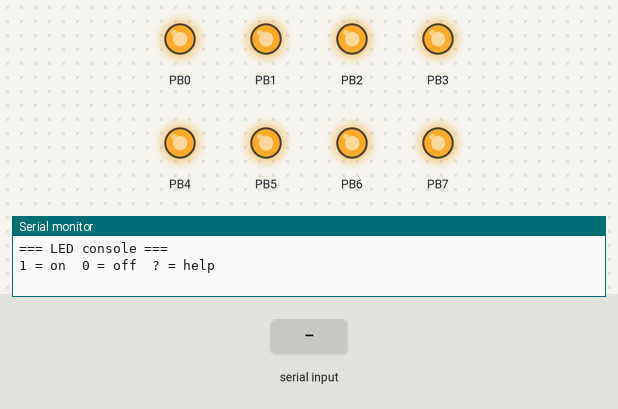
Bench run of a program on a simulated ATmega128, built with avr-gcc and emulated at 14.7456 MHz. Shown: output pins drawn as LEDs (lit = HIGH), the last lines printed to the serial monitor. The inputs (shaded band) are chosen by the test bench.

Above: at 1.2 s.
1.3 s: "1\n" received over Serial
At 1.6 s:
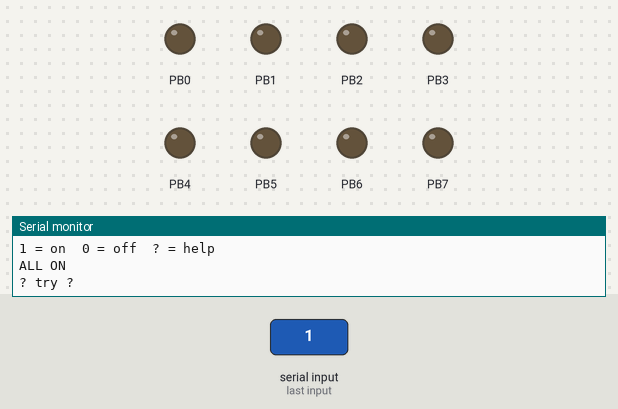
2.8 s: "0\n" received over Serial
At 4.0 s:
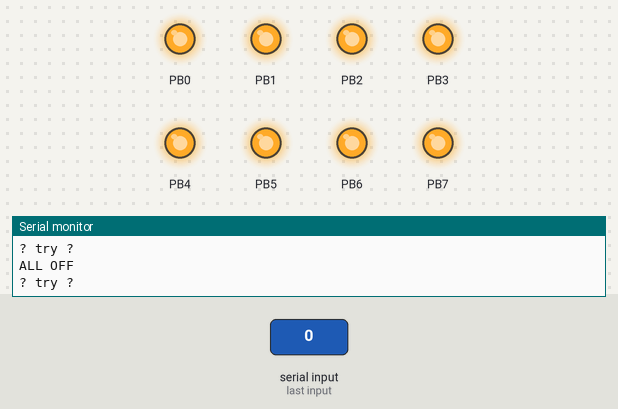
Timing chart, 0 to 5.8 s (numbered marks = the images above; inputs shaded):
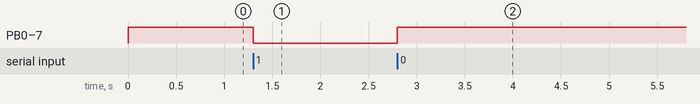

The program:

main.c
```c
/*
 * homework3.c
 *
 * 2일차 오후 실습 3 — 명령으로 LED 를 하나씩 제어한다
 *
 *  실습 2 는 여덟 개를 한꺼번에 켰다. 이번에는 번호로 하나씩 고른다.
 *  PC <-> 보드 양방향이 완성되는 지점 — 3일차 통합 프로젝트의 디버깅 콘솔이 된다.
 *
 *  줄바꿈은 CR+LF 로 보낸다. uart_puts 가 LF 앞에 CR 을 붙여 주므로
 *  문자열에는 "\n" 만 적으면 된다.
 */
#define F_CPU 14745600UL

#include <avr/interrupt.h>
#include "utils/led.h"
#include "utils/uart.h"

#define TXBUF 64

static volatile char txbuf[TXBUF];
static volatile uint8_t head,tail;

ISR(USART1_UDRE_vect)
{
	if(head == tail)
		UCSR1B &= ~(1<<UDRIE1);
	else
		UDR1 = txbuf[tail++ & (TXBUF -1)];
}

void uart_putchar_nb(char c){
	while((uint8_t)(head-tail)>=TXBUF);
	txbuf[head++ & (TXBUF -1)] = c;
	UCSR1B|=(1<<UDRIE1);
}
/* 문자열도 링 버퍼 버전을 쓰게 새로 만듦 */
void uart_puts_nb(const char *s)
{
	while (*s) {
		if (*s == 0x0A) uart_putchar_nb(0x0D);  /* LF 앞에 CR */
		uart_putchar_nb(*s++);
	}
}

static void handle_cmd(uint8_t c)
{
   switch (c) {
	   case '1': led_write(0xFF); uart_puts_nb("ALL ON\n");  break;
	   case '0': led_write(0x00); uart_puts_nb("ALL OFF\n"); break;
	   case '?': uart_puts_nb("1 = on  0 = off\n");          break;
	   default:  uart_puts_nb("? try ?\n");                  break;
   }
}

int main(void)
{
    uint8_t rx;
    led_init();
    uart_init();
    sei();
    uart_puts_nb("=== LED console ===\n");
    uart_puts_nb("1 = on  0 = off  ? = help\n");   /* 주석과 맞춤 */
    while (1) {
	    if (uart_get_event(&rx) & UART_EVENT_RX)
	    handle_cmd(rx);
    }
}

/*  확인할 것
 *    · '3' 을 두 번 보내면 D4 가 켜졌다 꺼지는가
 *    · 여러 번호를 보내면 각각 따로 기억되는가
 *    · 숫자가 아닌 글자에 도움말이 나오는가
 *
 *  여기서 얻는 것
 *    · PC <-> 보드 양방향 통신의 뼈대
 *    · 프로토콜 설계의 가장 작은 형태 (명령 · 응답)
 */
```

board.h
```c
/*
 * board.h — SDK ATMEGA128A 2020 (Rev 1.0) 보드 정의
 *
 *  회로도 : ../SDK_Atmega128.pdf
 *  퓨즈   : ../ATmega128 키트 퓨즈 설정.pptx
 *           LFUSE = 0x3F · HFUSE = 0xCF · EFUSE = 0xFF
 *           (CKSEL=1111 8~16MHz 외부 크리스털 · SUT=11 · CKOPT=0 풀스윙
 *            JTAGEN=1 → PF4~PF7 도 일반 GPIO · BOD 4.0V · SPIEN 유지)
 *
 *  이 파일 하나만 고치면 배선이 바뀌어도 나머지 코드는 그대로 쓴다.
 *
 *  ─────────────────────────────────────────────────────────────────────
 *  장치              연결                              극성 · 비고
 *  ─────────────────────────────────────────────────────────────────────
 *  LED  D1~D8        PB0 ~ PB7                         Active-Low
 *                    +5V - 1kΩ - LED - PBn             0 = 점등
 *  스위치 SW2~SW5    PE4 ~ PE7  (INT4 ~ INT7)          Active-Low
 *                    10kΩ 풀업 + 0.1uF                 누르면 0
 *  FND 세그먼트      PORTC   A=PC0 … G=PC6, DP=PC7     공통 애노드(CA)
 *                    각 세그먼트에 330Ω                0 = 점등
 *  FND 자리 COM1~4   PD4 ~ PD7                         1 = 그 자리 선택
 *  부저 BUZ          PG3   (반대쪽 1kΩ → +5V)          수동형 · 구형파를 줘야 운다
 *  TEXT LCD          RS=PG0 · R/W=PG1 · E=PG2          8비트 모드
 *                    D0~D7 = PA0 ~ PA7                 대비 VR1
 *  UART1 (USB)       RXD1=PD2 · TXD1=PD3               FT232RL → USB Micro
 *  UART0 (RS232)     RXD0=PE0 · TXD0=PE1               MAX232 → J6 (ISP 공유)
 *  PWM               OC3A = PE3  (Timer3)              D9 Active-Low
 *                                                       → Inverting 모드
 *  ADC  가변저항 VR3 PF0 = ADC0
 *  ADC  조도센서 CDS PF1 = ADC1                        밝을수록 값 ↑
 *  기준 전압         AREF ≈ AVCC = +5V                 REFS1:0 = 01
 *  확장 포트 J2      PF2 ~ PF7
 *  ISP  J4           MISO=PE1 · MOSI=PE0 · SCK=PB1 · /RST
 *  크리스털 X1       14.7456 MHz
 *  ─────────────────────────────────────────────────────────────────────
 */

#ifndef BOARD_H_
#define BOARD_H_

/* 반드시 <util/delay.h> 나 UART 계산보다 먼저 정의되어야 한다.
   프로젝트 속성(Symbols)에 F_CPU=14745600UL 을 넣는 것을 권장한다. */
#ifndef F_CPU
#define F_CPU 14745600UL
#endif

/* ---------------------------------------------------------- LED (PORTB) */
#define LED_DDR         DDRB
#define LED_PORT        PORTB
#define LED_COUNT       8
/* Active-Low : 0 을 쓰면 켜진다 */

/* ---------------------------------------------------------- 스위치 (PORTE) */
#define BTN_DDR         DDRE
#define BTN_PORT        PORTE
#define BTN_PIN         PINE
#define BTN_MASK        0xF0          /* PE4 ~ PE7 */
#define BTN_PIN_BASE    4             /* SW2 → PE4 이므로 핀 = 번호 + 2 */
#define BTN_NUM_BASE    2             /* app 은 SW2 ~ SW5 로 부른다 */
#define BTN_COUNT       4

/* ---------------------------------------------------------- FND */
#define FND_SEG_DDR     DDRC          /* 세그먼트 A~DP */
#define FND_SEG_PORT    PORTC
#define FND_COM_DDR     DDRD          /* 자리 선택 COM1~COM4 = PD4~PD7 */
#define FND_COM_PORT    PORTD
#define FND_COM_MASK    0xF0
#define FND_COM_BASE    4             /* COM1 = PD4 */
#define FND_DIGITS      4

/* ---------------------------------------------------------- 부저 */
#define BUZZER_DDR      DDRG
#define BUZZER_PORT     PORTG
#define BUZZER_BIT      PG3           /* Active-High · 수동형(구형파 필요) */

/* ---------------------------------------------------------- CLCD */
#define LCD_DATA_DDR    DDRA
#define LCD_DATA_PORT   PORTA
#define LCD_DATA_PIN    PINA
#define LCD_CTRL_DDR    DDRG
#define LCD_CTRL_PORT   PORTG
#define LCD_RS          PG0
#define LCD_RW          PG1
#define LCD_E           PG2

/* ---------------------------------------------------------- ADC */
#define ADC_PIN_VR      0             /* PF0 */
#define ADC_PIN_CDS     1             /* PF1 */

/* ---------------------------------------------------------- PWM */
#define PWM_DDR         DDRE
#define PWM_BIT         PE3           /* OC3A */

#endif /* BOARD_H_ */
```

btn.c
```c
/*
 * btn.c — 스위치 드라이버
 *
 *  회로 : +5V ─ 10kΩ ─ (PEn) ─ 택트스위치 ─ GND,  PEn 에 0.1uF 병렬
 *         누르지 않음 -> 1,  누름 -> 0   (Active-Low)
 *         0.1uF 이 잡음을 조금 눌러 주지만 채터링을 없애지는 못한다.
 *
 *  PE4~PE7 은 INT4~INT7 이므로 트리거 설정은 EICRB 를 쓴다.
 *  (INT0~INT3 은 EICRA — 이 보드에서는 PD0·PD1 이 연결되어 있지 않다)
 */
#include <avr/io.h>
#include <avr/interrupt.h>
#include "board.h"
#include "btn.h"

/* ISR 이 쓰고 main 이 읽는다 — volatile 필수 */
// static이라서 메인이 보고싶다한들 볼수가 없다.
static uint8_t btn_event = 0;
uint8_t count = 0;

ISR(INT4_vect) {
	btn_event |= BTN_EVENT_SW2;
	count++;
}   /* SW2 */
ISR(INT5_vect) { btn_event |= BTN_EVENT_SW3; }   /* SW3 */
ISR(INT6_vect) { btn_event |= BTN_EVENT_SW4; }   /* SW4 */
ISR(INT7_vect) { btn_event |= BTN_EVENT_SW5; }   /* SW5 */

void btn_init(void)
{
    BTN_DDR  &= ~BTN_MASK;      /* PE4 ~ PE7 을 입력으로 */
    BTN_PORT &= ~BTN_MASK;      /* 내부 풀업은 끈다 — 보드에 외부 풀업이 있다 */
}

uint8_t btn_is_pressed(uint8_t n)
{
    /* n = 2~5  ->  PE4~PE7 */
    uint8_t bit = (uint8_t)(n - BTN_NUM_BASE + BTN_PIN_BASE);
    return (BTN_PIN & (1 << bit)) == 0;      /* 눌리면 0 이므로 뒤집는다 */
}

uint8_t btn_get_edge(uint8_t n)
{
    static uint8_t prev[BTN_COUNT] = {0, 0, 0, 0};
    uint8_t idx  = (uint8_t)(n - BTN_NUM_BASE);
    uint8_t curr = btn_is_pressed(n);
    uint8_t edge = (prev[idx] == 0) && (curr == 1);

    prev[idx] = curr;
    return edge;
}

void btn_int_enable(void)
{
    /* ① 트리거 조건 — INT4~INT7 을 하강 에지로 (ISCn1:ISCn0 = 10) */
    EICRB &= ~((1 << ISC40) | (1 << ISC50) | (1 << ISC60) | (1 << ISC70));
    EICRB |=  ((1 << ISC41) | (1 << ISC51) | (1 << ISC61) | (1 << ISC71));

    /* ② 설정 중에 생긴 묵은 요청을 지운다 — 플래그는 1 을 써서 지운다 */
    EIFR  = (1 << INTF4) | (1 << INTF5) | (1 << INTF6) | (1 << INTF7);

    /* ③ 개별 허용 */
    EIMSK |= (1 << INT4) | (1 << INT5) | (1 << INT6) | (1 << INT7);

    /* 전역 허용 sei() 는 모든 드라이버 초기화가 끝난 뒤 main 에서 한 번만 */
}

uint8_t btn_get_events(void)
{
    uint8_t sreg = SREG;        /* 현재 인터럽트 허용 상태를 기억 */
    uint8_t ev;

    cli();                      /* 읽고 지우는 사이에 끼어들지 못하게 */
    ev = btn_event;
    btn_event = 0;
    SREG = sreg;                /* 원래 상태로 복원 (sei() 가 아니다) */

    return ev;
}
```

btn.h
```c
/*
 * btn.h — 스위치 드라이버 (SDK ATMEGA128A)
 *
 *      SW2 → PE4 (INT4)      SW4 → PE6 (INT6)
 *      SW3 → PE5 (INT5)      SW5 → PE7 (INT7)
 *
 *  보드에 10kΩ 풀업 + 0.1uF 이 달려 있어 누르지 않으면 1, 누르면 0 이다.
 *  드라이버가 반전해서 "눌렸다 = 1" 로 돌려준다.
 *
 *  app 은 보드에 인쇄된 이름(SW2~SW5)을 그대로 쓴다.
 */

#ifndef BTN_H_
#define BTN_H_

#include <stdint.h>

/* app 이 쓰는 버튼 번호 — 보드 실크와 같다 */
#define BTN_SW2         2
#define BTN_SW3         3
#define BTN_SW4         4
#define BTN_SW5         5

#define BTN_EVENT_SW2   (1 << 0)      /* PE4 / INT4 */
#define BTN_EVENT_SW3   (1 << 1)      /* PE5 / INT5 */
#define BTN_EVENT_SW4   (1 << 2)      /* PE6 / INT6 */
#define BTN_EVENT_SW5   (1 << 3)      /* PE7 / INT7 */

void    btn_init(void);                 /* 입력 설정만 — 인터럽트는 아직 */
uint8_t btn_is_pressed(uint8_t n);      /* n : 2 ~ 5, 눌려 있으면 1 */
uint8_t btn_get_edge(uint8_t n);        /* 방금 눌린 순간에만 1 (폴링용) */

void    btn_int_enable(void);           /* INT4 ~ INT7 하강 에지 허용 */
uint8_t btn_get_events(void);           /* 쌓인 이벤트를 읽고 지운다 */

#endif /* BTN_H_ */
```

homework1.c
```c
/*
 * homework1.c
 *
 * 2일차 오전 실습 1 — 폴링과 인터럽트 비교
 *
 *  2일차 오전 : INT4 ~ INT7 · ISR · 이벤트 플래그 패턴
 *  보드       : SW2 = PE4 = INT4  (Active-Low, 하강 에지)
 *
 *  LED 가 한 칸씩 흐르는 동안 SW2 를 짧게 눌러 본다.
 *  폴링이라면 _delay_ms 안에 있는 동안 눌림을 놓치지만,
 *  인터럽트는 ISR 이 플래그를 설정해 두므로 다음 바퀴에 반드시 반영된다.
 */
#define F_CPU 14745600UL

#include <avr/interrupt.h>
#include <util/delay.h>
#include "led.h"
#include "btn.h"

int main1(void)
{
    uint8_t pos     = 0;
    uint8_t running = 1;

    led_init();
    btn_init();
    btn_int_enable();

    sei();                              /* 초기화가 모두 끝난 뒤 딱 한 번 */

    while (1) {
        if (btn_get_events() & BTN_EVENT_SW2)   /* 쌓인 눌림을 받는다 */
            running = !running;                 /* 멈춤 / 재개 */

        if (running) {
            led_write((uint8_t)(1 << pos));
            if (++pos >= 8)
                pos = 0;
        }

        _delay_ms(150);                 /* 이 안에서 눌러도 놓치지 않는다 */
    }
}

/*
 *  관찰할 것
 *   1) _delay_ms 가 도는 중에 짧게 눌러도 다음 바퀴에 멈춘다
 *   2) ISR(INT4_vect) 안에 breakpoint 를 걸어 실제로 불리는지 확인한다
 *   3) 한 번 눌렀는데 두 번 처리되는 일이 있다 — 채터링이다
 *      해결은 3일차 Timer 로 시간 기준을 만든 뒤에
 *   4) btn.c 의 btn_event 에서 volatile 을 빼고 -O2 로 빌드해 보라
 */
```

homework2.c
```c
/*
 * homework2.c
 *
 * 2일차 오전 실습 2 — 버튼 네 개를 동시에 처리
 *
 *  벡터 네 개(INT4~INT7)를 모두 쓰고, main 은 btn_get_events() 한 곳에서 받는다.
 *  보드 : SW2~SW5 = PE4~PE7 = INT4~INT7 (Active-Low, 하강 에지)
 *
 *  버튼 하나가 LED 하나를 토글한다. 두 버튼을 거의 동시에 누르면
 *  한 번의 btn_get_events() 로 두 비트가 함께 올라와 LED 두 개가 함께 바뀐다.
 *
 *  ISR 은 여전히 "플래그 한 줄" 이고, 판단과 출력은 전부 main 이 한다.
 */
#define F_CPU 14745600UL

#include <avr/interrupt.h>
#include "led.h"
#include "btn.h"

int main3(void)
{
    led_init();
    btn_init();
    btn_int_enable();

    sei();                        /* 전역 허용은 마지막에 한 번만 */

    while (1) {
        uint8_t ev = btn_get_events();      /* 쌓인 이벤트를 한 번에 */

        if (ev & BTN_EVENT_SW2) led_toggle(0);
        if (ev & BTN_EVENT_SW3) led_toggle(1);
        if (ev & BTN_EVENT_SW4) led_toggle(2);
        if (ev & BTN_EVENT_SW5) led_toggle(3);
    }
}

/*  확인할 것
 *    · 버튼 네 개가 각각 D1~D4 를 따로 토글하는가
 *    · 두 버튼을 거의 동시에 눌러도 둘 다 반영되는가 (ev 에 두 비트가 함께)
 *    · 한 번 눌렀는데 두 번 토글되지 않는가 (채터링 — 3.8 절)
 *
 *  막히면 여기부터
 *    · sei() 를 불렀는가 · EIMSK 를 켰는가 (btn_int_enable)
 *    · EICRB 를 하강 에지로 맞췄는가
 *    · btn.c 의 event 에 volatile 이 붙어 있는가
 */
```

homework3.c
```c
/*
 * homework3.c
 *
 * 2일차 오후 실습 3 — 명령으로 LED 를 하나씩 제어한다
 *
 *  실습 2 는 여덟 개를 한꺼번에 켰다. 이번에는 번호로 하나씩 고른다.
 *  PC <-> 보드 양방향이 완성되는 지점 — 3일차 통합 프로젝트의 디버깅 콘솔이 된다.
 *
 *  줄바꿈은 CR+LF 로 보낸다. uart_puts 가 LF 앞에 CR 을 붙여 주므로
 *  문자열에는 "\n" 만 적으면 된다.
 */
#define F_CPU 14745600UL

#include <avr/interrupt.h>
#include "led.h"
#include "uart.h"

static void handle_cmd(uint8_t c)
{
    if (c >= '0' && c <= '7') {          /* '0' ~ '7' -> LED 번호 */
        led_toggle((uint8_t)(c - '0'));
        uart_puts("TOGGLE ");
        uart_putchar((char)c);
        uart_puts("\n");
    } else {
        uart_puts("0~7 : LED toggle\n");
    }
}

int main5(void)
{
    uint8_t rx;

    led_init();
    uart_init();
    sei();

    uart_puts("=== LED console ===\n");
    uart_puts("0~7 : LED toggle\n");

    while (1) {
        if (uart_get_event(&rx) & UART_EVENT_RX)
            handle_cmd(rx);
    }
}

/*  확인할 것
 *    · '3' 을 두 번 보내면 D4 가 켜졌다 꺼지는가
 *    · 여러 번호를 보내면 각각 따로 기억되는가
 *    · 숫자가 아닌 글자에 도움말이 나오는가
 *
 *  여기서 얻는 것
 *    · PC <-> 보드 양방향 통신의 뼈대
 *    · 프로토콜 설계의 가장 작은 형태 (명령 · 응답)
 */
```

led.c
```c
/*
 * led.c — LED 드라이버 (SDK ATMEGA128A : PB0~PB7, Active-Low)
 *
 *  하드웨어 : +5V ─ 1kΩ ─ LED ─ PBn
 *             PBn = 0  ->  전류가 흘러 점등
 *             PBn = 1  ->  소등
 *
 *  Active-Low 반전을 드라이버가 흡수하므로 app 은 "켠다 / 끈다" 로만 생각한다.
 */
#include <avr/io.h>
#include "board.h"
#include "led.h"

void led_init(void)
{
    LED_PORT = 0xFF;          /* 먼저 소등 상태를 만들고 */
    LED_DDR  = 0xFF;          /* 그 다음 출력으로 — 순간적인 점등을 막는다 */
}

void led_on(uint8_t n)      { LED_PORT &= ~(1 << n); }   /* 0 = 점등 */
void led_off(uint8_t n)     { LED_PORT |=  (1 << n); }
void led_toggle(uint8_t n)  { LED_PORT ^=  (1 << n); }

void led_write(uint8_t pattern)
{
    LED_PORT = (uint8_t)~pattern;   /* 비트 1 = 점등으로 보이게 반전 */
}

uint8_t led_read(void)
{
    return (uint8_t)~LED_PORT;
}
```

led.h
```c
/*
 * led.h — LED 드라이버 (SDK ATMEGA128A : PB0~PB7, Active-Low)
 */

#ifndef LED_H_
#define LED_H_

#include <stdint.h>

void    led_init(void);              /* PORTB 를 출력으로, 전부 소등 */
void    led_on(uint8_t n);           /* n : 0 ~ 7 */
void    led_off(uint8_t n);
void    led_toggle(uint8_t n);
void    led_write(uint8_t pattern);  /* 비트 1 = 점등 (드라이버가 반전한다) */
uint8_t led_read(void);              /* 현재 점등 패턴 (비트 1 = 점등) */

#endif /* LED_H_ */
```

uart.c
```c
/*
 * uart.c — USART1 드라이버
 *
 *  보레이트 계산 (비동기 Normal 모드)
 *      UBRR = F_CPU / (16 x BAUD) - 1
 *           = 14,745,600 / (16 x 9600) - 1
 *           = 96 - 1  =  95            <- 정수로 정확히 떨어진다
 *      실제 보레이트 = 14,745,600 / (16 x 96) = 9600.0 bps   오차 0 %
 *
 *  14.7456 MHz 를 쓰는 이유가 바로 이것이다.
 *  (16 MHz 였다면 UBRR = 103, 오차 +0.16 %)
 *
 *  UCSR1C 는 ATmega128 에서 URSEL 이 없는 별도 주소다.
 *  (ATmega8/16 처럼 UBRRH 와 주소를 공유하지 않는다)
 */
#include <avr/io.h>
#include <avr/interrupt.h>
#include "board.h"
#include "uart.h"

#define UBRR_VALUE  ((F_CPU / (16UL * UART_BAUD)) - 1)   /* = 95 */

static volatile uint8_t rx_event;
static volatile uint8_t rx_data;

ISR(USART1_RX_vect)
{
    rx_data  = UDR1;            /* 읽어야 RXC1 플래그가 지워진다 */
    rx_event = UART_EVENT_RX;
}

void uart_init(void)
{
    rx_event = 0;

    UBRR1H = (uint8_t)(UBRR_VALUE >> 8);
    UBRR1L = (uint8_t)(UBRR_VALUE);

    UCSR1B = (1 << TXEN1)       /* 송신 허용 */
           | (1 << RXEN1)       /* 수신 허용 */
           | (1 << RXCIE1);     /* 수신 완료 인터럽트 허용 */

    UCSR1C = (1 << UCSZ11) | (1 << UCSZ10);   /* 8비트 · 패리티 없음 · 스톱 1 */
}

void uart_putchar(char c)
{
    while (!(UCSR1A & (1 << UDRE1)))     /* 송신 버퍼가 빌 때까지 기다린다 */
        ;
    UDR1 = (uint8_t)c;
}

void uart_puts(const char *s)
{
    while (*s) {
        if (*s == '\n')
            uart_putchar('\r');          /* 터미널 줄바꿈 보정 */
        uart_putchar(*s++);
    }
}

void uart_put_uint16(uint16_t v)
{
    char buf[6];
    int8_t i = 0;

    if (v == 0) {
        uart_putchar('0');
        return;
    }
    while (v > 0) {
        buf[i++] = (char)('0' + (v % 10));
        v /= 10;
    }
    while (i > 0)
        uart_putchar(buf[--i]);          /* 거꾸로 담았으므로 뒤에서부터 */
}

void uart_put_hex8(uint8_t v)
{
    const char hex[] = "0123456789ABCDEF";

    uart_puts("0x");
    uart_putchar(hex[(v >> 4) & 0x0F]);
    uart_putchar(hex[v & 0x0F]);
}

uint8_t uart_get_event(uint8_t *data)
{
    uint8_t sreg = SREG;
    uint8_t ev;

    cli();
    ev = rx_event;
    if (ev & UART_EVENT_RX)
        *data = rx_data;
    rx_event = 0;
    SREG = sreg;

    return ev;
}
```

uart.h
```c
#ifndef UART_H_
#define UART_H_
#include <stdint.h>

#define UART_BAUD 9600UL
#define UART_EVENT_RX (1 << 0)

void uart_init(void);
void uart_putchar(char c);          /* 한 글자 — 가장 기본 */
void uart_puts(const char *s);      /* 문자열 */
void uart_put_uint16(uint16_t v);   /* 숫자를 10진수로 */
void uart_put_hex8(uint8_t v);      /* 0x00 ~ 0xFF */
uint8_t uart_get_event(uint8_t *data); /* 수신 확인 */
#endif
```

Measured:
- after the input at 1.3 s, PB0–7: HIGH → LOW at once
- after the input at 2.8 s, PB0–7: LOW → HIGH at once
